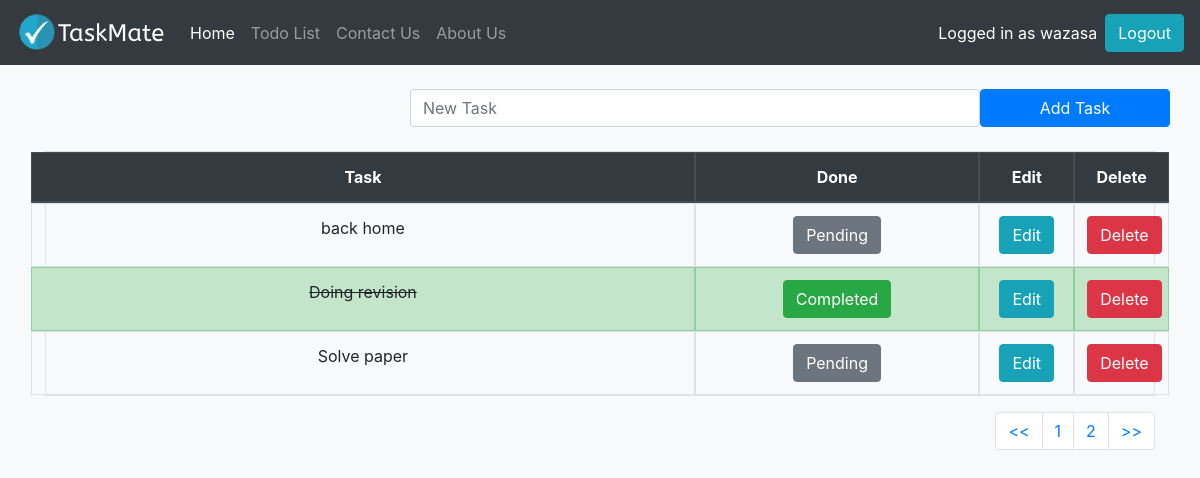
Screenshot of /todolist/?pg=2 (signed in) with the database file from the repository.
### todolist_app/models.py (models this page shows, shortened)
class TaskList (models.Model):
    manager = models.ForeignKey(User, on_delete=models.CASCADE, default=None)
    task = models.CharField(max_length=300)
    done = models.BooleanField(default=False)

### todolist_app/views.py (the view)
# urls.py: path('todolist/',include('todolist_app.urls')),
@login_required
def todolist(request):
    if request.method == "POST":
        form = TaskForm(request.POST or None)
        if form.is_valid():
            instance = form.save(commit=False)
            instance.manager = request.user
            instance.save()
        messages.success(request, "New Task Added!")
        return redirect('todolist')
    else:
        all_tasks = TaskList.objects.filter(manager=request.user)
        paginator = Paginator(all_tasks, 5)
        page = request.GET.get('pg')
        all_tasks = paginator.get_page(page)
        return render(request, 'todolist.html', {'all_tasks': all_tasks})

### todolist_app/templates/todolist.html (shortened to what this page needs)
 {% extends 'base.html' %}
{%block content%}
  <div class="container">
  <form method ="POST" class="row">
    <label class="col-lg-4"></label>
     <input type="text" class="form-control col-lg-6" name = "task" placeholder="New Task">
    <button type="submit" class="btn btn-primary col-lg-2">Add Task</button>
  </form>
    <table class="table  table-bordered text-center">
      <thead class="thead-dark">
        <tr class = "row">
          <th class="col-7">Task</th>
          <th class="col-3">Done</th>
          <th class="col-1">Edit</th>
          <th class="col-1">Delete</th>
        </tr>
      </thead>
      <tbody>
      {% if all_tasks %}
        {% if all_tasks %}
          {% for obj in all_tasks %}
            {% if obj.done %}
            <tr class="table-success row">
              <td class="col-7"> <del> {{ obj.task}}</del></td>
              <td class="col-3"><a href="{% url 'pending_task' obj.id %}"><button type="button" class="btn btn-success"> Completed</button> </a></td>
              <td class="col-1"><a href="{% url 'edit_task' obj.id %}"><button type="button" class="btn btn-info">Edit</button></a></td>
              <td class="col-1"><a href="{% url 'delete_task' obj.id %}"><button type="button" class="btn btn-danger">Delete</button></a></td>
            </tr>
          {% else %}
          <tr class = "row">
                 <td class="col-7"> {{ obj.task}}</td>
             <td class="col-3"><a href="{% url 'complete_task' obj.id %}"><button type="button" class="btn btn-secondary"> Pending</button></a></td>
             <td class="col-1"><a href="{% url 'edit_task' obj.id %}"><button type="button" class="btn btn-info">Edit</button></a></td>
             <td class="col-1"><a href="{% url 'delete_task' obj.id %}"><button type="button" class="btn btn-danger">Delete</button></a></td>
          </tr>
            {% endif %}
          {% endfor %}
        {% endif %}
      {% endif %}
      </tbody>
    </table>
    <nav aria-label="Page navigation example">
      <ul class="pagination justify-content-end">
        <li class="page-item "><a class="page-link" href="?pg=1"><<</a></li>
        {% if all_tasks.has_previous %}
          <li class="page-item"><a class="page-link" href="?pg={{ all_tasks.previous_page_number }}">{{ all_tasks.previous_page_number }}</a></li>
        {% endif %}
        <li class="page-item"><a class="page-link" href="?pg={{ all_tasks.number }}">{{ all_tasks.number }}</a></li>
        <li class="page-item"><a class="page-link" href="?pg={{ all_tasks.paginator.num_pages }}">>></a></li>
      </ul>
    </nav>
  </div>
{% endblock content %}

### templates/base.html (shortened to what this page needs)
{% load static %}
<!doctype html>
<html lang="en">
  <head>
    <link rel="stylesheet" href="https://cdn.jsdelivr.net/npm/bootstrap@4.3.1/dist/css/bootstrap.min.css">
    <nav class="navbar navbar-expand-lg navbar-dark bg-dark">
        <a class="navbar-brand" href="{% url 'index'%}"><img src ="{% static 'images/picture.png' %}" alt="Taskmate"></a>
        <div class="collapse navbar-collapse" id="navbarNav">
          <ul class="navbar-nav">
            <li class="nav-item active">
              <a class="nav-link" href="{% url 'index'%}">Home </a>
            </li>
            <li class="nav-item">
              <a class="nav-link" href="{% url 'todolist'%}">Todo List</a>
            </li>
            <li class="nav-item">
              <a class="nav-link" href="{% url 'contact' %}">Contact Us</a>
            </li>
            <li class="nav-item">
                <a class="nav-link" href="{% url 'about' %}">About Us</a>
              </li>
          </ul>
        </div>
        {% if user.is_authenticated %}
        <div class="form-inline my-2 my-lg-0">
          <div class="p-2 bg-dark text-white">Logged in as {{ user.username }}</div>
          <a href="{% url 'logout' %}">
            <button class="btn btn-info my-2 my-sm-0" type="submit">Logout</button>
          </a>
        </div>
        {% endif %}
    </nav>
  </head>
  <body class ="bg-light">
   {% block content %}
   {% endblock content %}
  </body>
</html>

### rows the page displays
TaskList: task "back home"
TaskList: task "Doing revision"
TaskList: task "Solve paper"

### other values shown
{{ user.username }} "wazasa"
{{ all_tasks.previous_page_number }} "1"
{{ all_tasks.number }} "2"
